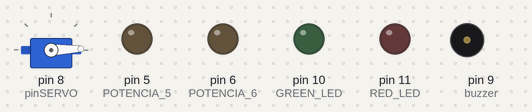
A sketch run on a simulated Arduino Uno, built with avr-gcc and run on an emulated ATmega328P. On the bench: servo, output pins drawn as LEDs (lit = HIGH), buzzer (waves = sounding, pin HIGH).

Above: at 0.65 s.
Timing chart, 0 to 3.6 s (numbered marks = the images above):
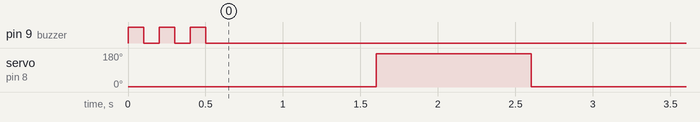

The sketch:

BasicTEST.ino
```cpp
/*
 *
 * I/O_shield  (https://github.com/jjviton/IO_SHIELD/blob/master/Esquema_Shield_Arduino_clase_V2.2.pdf)
 *
 * Probando el hardware de la placa.
 *    1) LEDs ROJO / GREEN   pin 10 / pin 11
 *    2) PushBotton SW1 SW2  pin 2 / pin 3
 *    3) Servo 8/ pin 8
 *

*/


#include <Servo.h>

#define RED_LED     11
#define GREEN_LED   10
#define SW01        2
#define SW02        3
#define buzzer      9
#define POTENCIOMETRO 0
#define LDR         1
#define POTENCIA_5  5
#define POTENCIA_6  6
#define pinSERVO    8


Servo myservo;

///////////////////////////////////////////////////////////////////////
// the setup function runs once when you press reset or power the board
///////////////////////////////////////////////////////////////////////
void setup() {
  // initialize digital pin LED_BUILTIN as an output.
  pinMode(RED_LED, OUTPUT);
  pinMode(GREEN_LED, OUTPUT);
  pinMode(SW01, INPUT);
  pinMode(SW02, INPUT);
  pinMode(buzzer, OUTPUT);
  pinMode(POTENCIOMETRO, INPUT);
  pinMode(POTENCIA_5, OUTPUT);
  pinMode(POTENCIA_6, OUTPUT);

  buzzerTEST();

  myservo.attach(pinSERVO);

  Serial.begin(9600);

}
////////////////////////////////////////////////////////////////////////////
///////////////////////////////////// Funcion para probar los leds de la I/O
void LED_Test(void){

  byte i;

  for(i=0;i<6;i++){
        digitalWrite(RED_LED, HIGH);   // turn the LED on (HIGH is the voltage level)
        digitalWrite(GREEN_LED, LOW);
        delay(400);                       // wait for a second
        digitalWrite(RED_LED, LOW);    // turn the LED off by making the voltage LOW
        digitalWrite(GREEN_LED, HIGH);
        delay(1000);
  }
}//LED_Test FIN

//////////////////////////////////////////////////////////////////////////////////
///////////////////////////////////// Funcion para probar los pulsadores de la I/O
void Pushbotton_Test(){

  if(digitalRead(SW02)){
       digitalWrite(RED_LED, HIGH);   // turn the LED on (HIGH is the voltage level)
       digitalWrite(GREEN_LED, LOW);
  }

  if(digitalRead(SW01)){
       digitalWrite(RED_LED, LOW);   // turn the LED on (HIGH is the voltage level)
       digitalWrite(GREEN_LED, HIGH);
  }
} // PushBotton (FIN)


////////////////////////////////////////////////////////////////////////////
///////////////////////////////////// Funcion para el zumbador de la I/O
void buzzerTEST(){
  byte i;

  for(i=0;i<3;i++){
      digitalWrite(buzzer, HIGH);
      delay(100);
      digitalWrite(buzzer, LOW);
      delay(100);
  }
}// buzzerTEST (fin)

/////////////////////////////////////////////////////////////////////////////////////
///////////////////////////////////// Funcion para probar el potenciometro de la I/O
//////////////////////The default analogRead() resolution for these boards is 10 bits
int poteciometroTEST(void){
  int dato;
  dato = analogRead(POTENCIOMETRO);
  Serial.print(dato, DEC); Serial.print("   ");
  Serial.print(dato, HEX); Serial.print("   ");
  Serial.println(dato, BIN);
}//poteciometroTEST FIN


////////////////////////////////////////////////////////////////////////////
///////////////////////////////////// Funcion para probar el LDR de la I/O
int ldrTEST(void){
  byte dato;
  dato = analogRead(LDR);
  Serial.println(dato, HEX);
  delay(400);
}//ldrTEST FIN


///////////////////////////////////////////////////////////////////////////////////////
///////////////////////////// Funcion para probar la etapa de Potencia tipo A de la I/O
int potenciaTEST(void){
  byte dato,i;

  for(i=0;i<250;i+=2){
    analogWrite(POTENCIA_5,i);
    analogWrite(POTENCIA_6,(250-i));
    Serial.println(i, HEX);
    delay(100);

  }

}//ldrTEST FIN

////////////////////////////////////////////////////////////////////////////
///////////////////////////////////// Funcion para probar los leds de la I/O
void SERVO_Test(void){
      myservo.write(2);
      delay(1000);
      myservo.write(175);  // sets the servo position according to the scaled value
      delay(1000);

}//SERVO_Test FIN

/////////////////////////////////////////////////////
// the loop function runs over and over again forever
////////////////////////////////////////////////////
void loop() {
  //Pushbotton_Test();
  //buzzerTEST();
  //LED_Test();
  //poteciometroTEST();
  //ldrTEST();
  //potenciaTEST();
  SERVO_Test();

  while(0);

}// loop_FIN
```

Measured:
- by itself, servo on pin 8 (pinSERVO): alternates 175° for 1.0 s and 2° for 1.0 s
